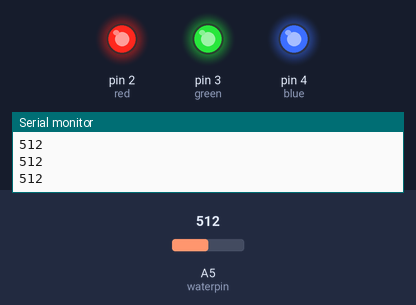
Bench run of a sketch on a simulated Arduino Uno, built with avr-gcc and run on an emulated ATmega328P. Parts: output pins drawn as LEDs (lit = HIGH), the last lines printed to the serial monitor. The inputs (shaded band) are chosen by the test bench; at power-on: A5 (waterpin) = 512.

Above: at 1.2 s.
1.3 s: A5 (waterpin) set to 489
At 2.5 s:
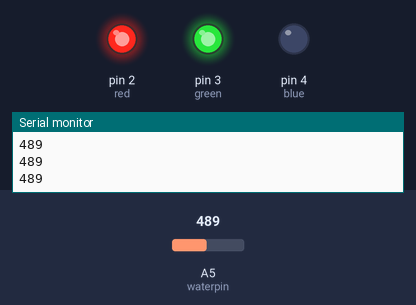
2.8 s: A5 (waterpin) set to 410
4.3 s: A5 (waterpin) set to 389
At 5.4 s:
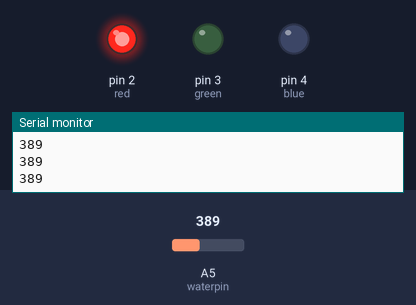
5.8 s: A5 (waterpin) set to 308
7.3 s: A5 (waterpin) set to 288
At 8.2 s:
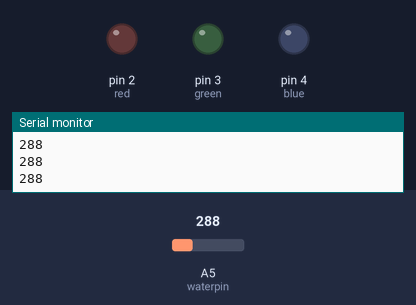
8.8 s: A5 (waterpin) set to 306
At 9.5 s:
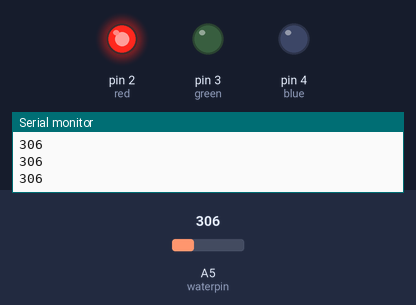
Timing chart, 0 to 11.3 s (numbered marks = the images above; inputs shaded):
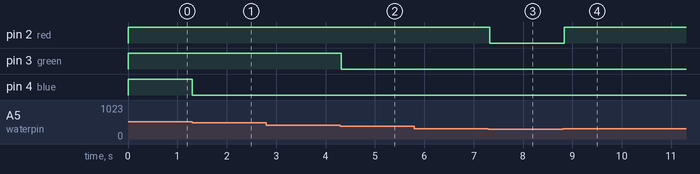

The sketch:

water_sensor_LED.ino
```cpp
int waterpin=A5;
int red=2;
int green=3;
int blue=4;


void setup() {
  // put your setup code here, to run once:
  Serial.begin(9600);
  pinMode(waterpin,INPUT);
  pinMode(red,OUTPUT);
  pinMode(green,OUTPUT);
  pinMode(blue,OUTPUT);


}

void loop() {
  // put your main code here, to run repeatedly:
  int height= analogRead(A5);
  Serial.println(analogRead(A5));


  if (height<=300) {
    digitalWrite(red,0);
    digitalWrite(green,0);
    digitalWrite(blue,0);
  }

  else if(300<height && height<=400){
    digitalWrite(red,1);
    digitalWrite(green,0);
    digitalWrite(blue,0);
  }

  else if(400<height && height<=500){
    digitalWrite(red,1);
    digitalWrite(green,1);
    digitalWrite(blue,0);
  }

  else {
    digitalWrite(red,1);
    digitalWrite(green,1);
    digitalWrite(blue,1);
  }
  delay(100);
}
```

Measured:
- the behaviour switches between 501 and 500 on A5 (waterpin) (found by bisection; images 0 and 1)
- the behaviour switches between 401 and 400 on A5 (waterpin) (found by bisection; images 1 and 2)
- the behaviour switches between 301 and 300 on A5 (waterpin) (found by bisection; images 2 and 3)
- after the input at 1.3 s, pin 4 (blue): HIGH → LOW at once
- after the input at 4.3 s, pin 3 (green): HIGH → LOW at once
- after the input at 7.3 s, pin 2 (red): HIGH → LOW at once
- after the input at 8.8 s, pin 2 (red): LOW → HIGH at once
